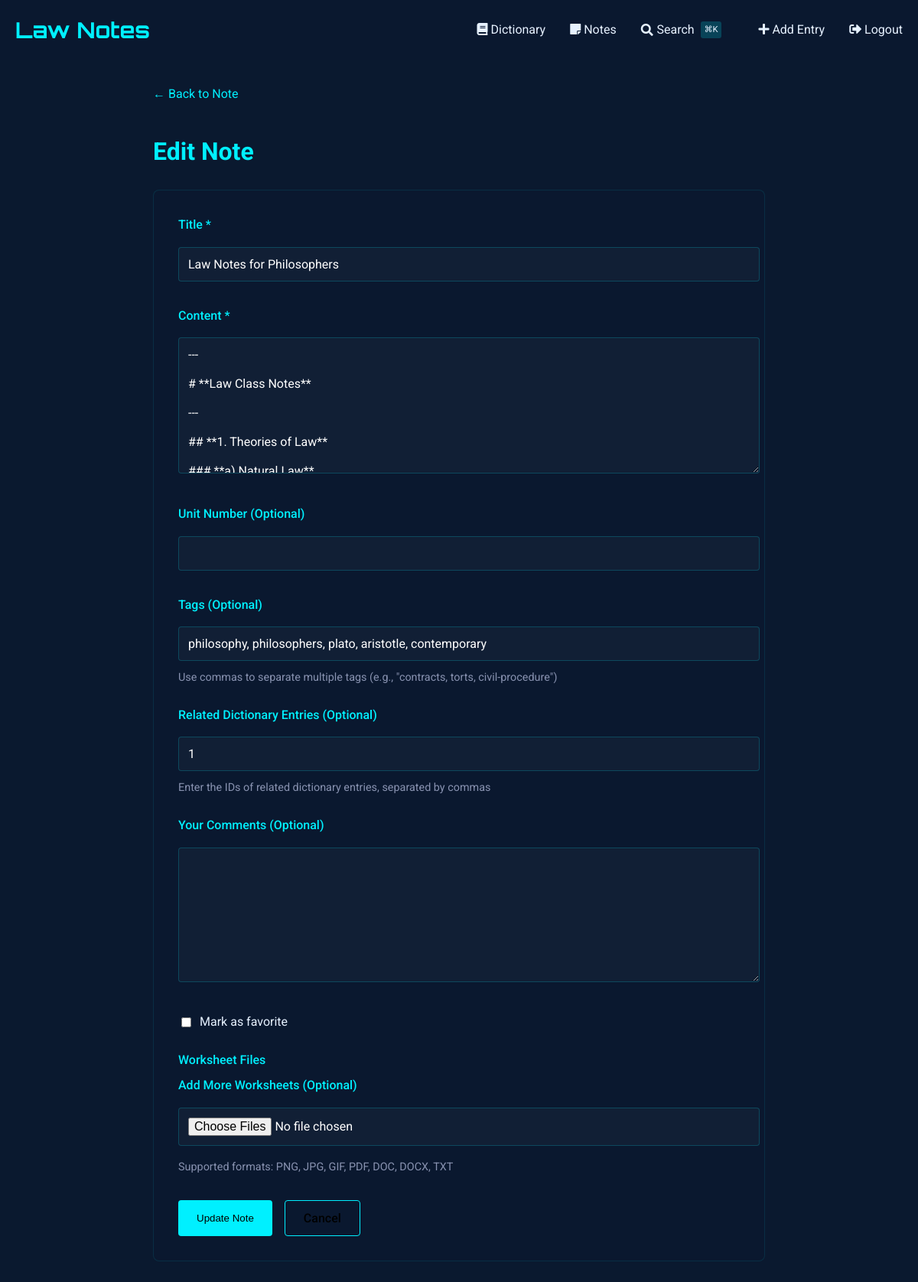
The app's page /notes/edit/30 (signed in), older data.
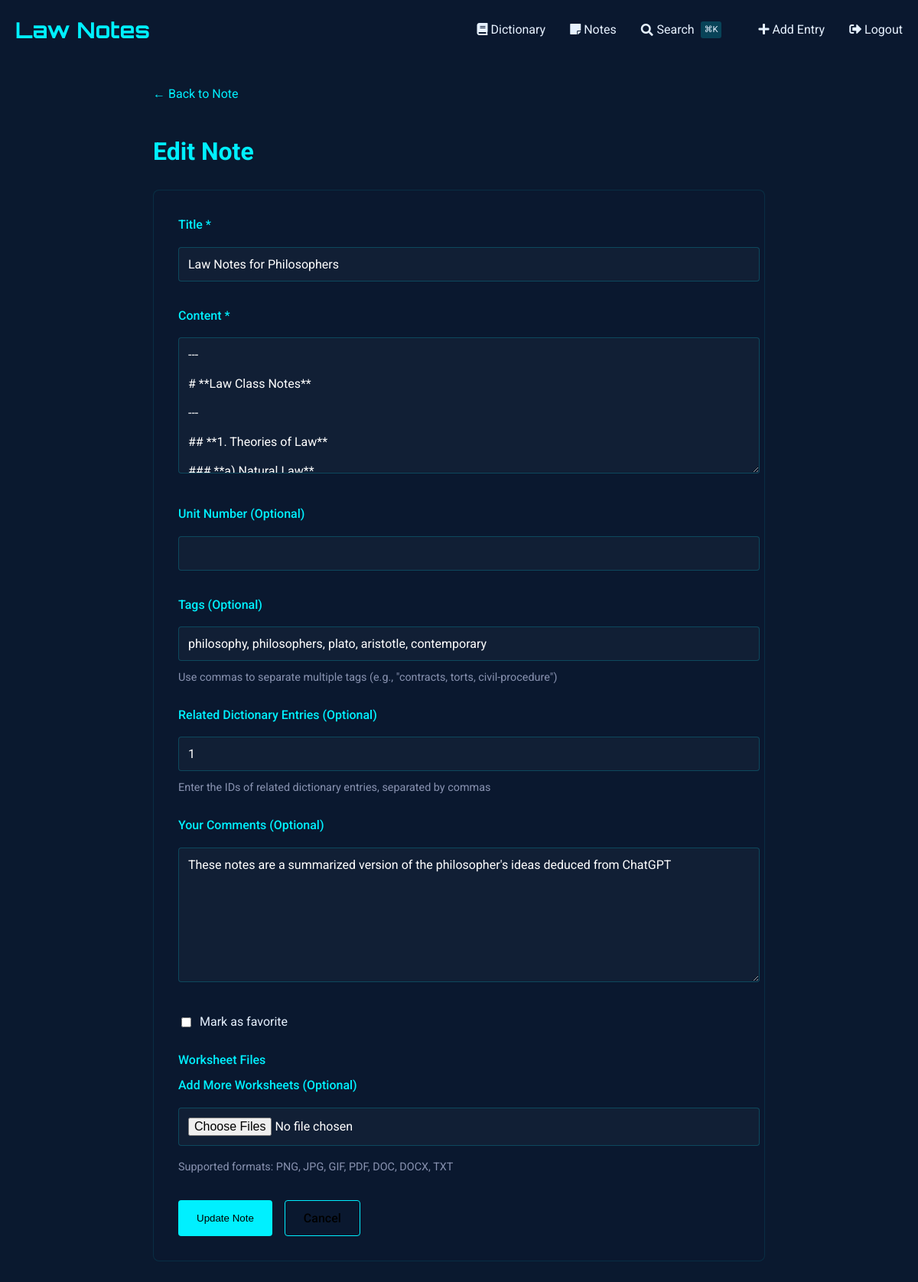
The same page, newer data.
### tables this page shows
CREATE TABLE notes (
    id INTEGER PRIMARY KEY AUTOINCREMENT,
    title TEXT NOT NULL,                -- short title for the note
    content TEXT NOT NULL,              -- the full note text
    unit_number INTEGER,                -- optional: to group with course units
    tags TEXT,                          -- comma-separated or JSON for filtering/search
    related_entries TEXT,               -- store glossary ids (e.g., "1,4,5") for cross-linking
    created_at TIMESTAMP DEFAULT CURRENT_TIMESTAMP,
    last_updated TIMESTAMP DEFAULT CURRENT_TIMESTAMP,
    views INTEGER DEFAULT 0,            -- track popularity
    is_favorite BOOLEAN DEFAULT 0,      -- quick flag for starred notes
    comments TEXT                       -- optional: your own thoughts or annotations
, has_worksheet BOOLEAN DEFAULT 0);

### notes_routes.py (the view, shortened to what this page needs)
@notes_bp.route('/edit/<int:note_id>', methods=['GET', 'POST'])
def edit_note(note_id):
    if not session.get("name"):
        return redirect("/auth/login")
    db = SQL("sqlite:///notes.db")
    note = db.execute("SELECT * FROM notes WHERE id = :id", id=note_id)
    if not note:
        abort(404)
    note = note[0]
    worksheet_images = get_worksheet_images(note_id)
    note['worksheet_images'] = worksheet_images
    return render_template('notes/edit.html', note=note)

### notes_routes.py (called while the page is built)
def get_worksheet_images(note_id):
    db = SQL("sqlite:///notes.db")
    return db.execute("""
        SELECT id, filename, original_filename,
               strftime('%Y-%m-%d %H:%M', upload_date) as upload_date
        FROM worksheet_images
        WHERE note_id = :note_id
        ORDER BY upload_date DESC
    """, note_id=note_id)

### sql.py (called while the page is built)
def _enable_logging(f):
    import logging
    import functools
    import os
    @functools.wraps(f)
    def decorator(*args, **kwargs):
        try:
            import flask
        except ModuleNotFoundError:
            return f(*args, **kwargs)
        disabled = logging.getLogger("cs50").disabled
        if flask.current_app and os.getenv("FLASK_ENV") == "development":
            logging.getLogger("cs50").disabled = False
        try:
            return f(*args, **kwargs)
        finally:
            logging.getLogger("cs50").disabled = disabled
    return decorator

    def __del__(self):
        self._disconnect()

    def _disconnect(self):
        if hasattr(_data, self._name()):
            getattr(_data, self._name()).close()
            delattr(_data, self._name())

    def _name(self):
        return str(hash(self))

### templates/notes/edit.html (shortened to what the changed rows need)
{% extends "notes/base.html" %}
{% block content %}
<div class="container" style="max-width: 800px; margin: 0 auto;">
    <div style="margin-bottom: 2rem;">
        <h1 style="color: var(--primary); margin-bottom: 1.5rem;">
            Edit Note
        </h1>
        <div class="card" style="background: rgba(10, 25, 47, 0.7); padding: 2rem;">
            <form method="POST" action="{{ url_for('notes.edit_note', note_id=note.id) }}" enctype="multipart/form-data">
                <div class="form-group">
                    <label for="title" class="form-label">Title *</label>
                    <input type="text" id="title" name="title" class="form-control"
                           value="{{ note.title }}" required>
                </div>
                <div class="form-group">
                    <label for="content" class="form-label">Content *</label>
                    <textarea id="content" name="content" class="form-control" rows="8" required>{{ note.content }}</textarea>
                </div>
                <div class="form-group">
                    <label for="tags" class="form-label">Tags (Optional)</label>
                    <input type="text" id="tags" name="tags" class="form-control"
                           value="{{ note.tags if note.tags }}" placeholder="comma, separated, tags">
                    <small style="color: #8892b0; font-size: 0.9rem;">
                        Use commas to separate multiple tags (e.g., "contracts, torts, civil-procedure")
                    </small>
                </div>
                <div class="form-group">
                    <label for="related_entries" class="form-label">Related Dictionary Entries (Optional)</label>
                    <input type="text" id="related_entries" name="related_entries" class="form-control"
                           value="{{ note.related_entries if note.related_entries }}" placeholder="1, 5, 12">
                    <small style="color: #8892b0; font-size: 0.9rem;">
                        Enter the IDs of related dictionary entries, separated by commas
                    </small>
                </div>
                <div class="form-group">
                    <label for="comments" class="form-label">Your Comments (Optional)</label>
                    <textarea id="comments" name="comments" class="form-control" rows="3">{{ note.comments if note.comments }}</textarea>
                </div>
                <div class="form-group">
                    <label class="checkbox-label">
                        <input type="checkbox" id="is_favorite" name="is_favorite" value="1"
                               {% if note.is_favorite %}checked{% endif %}>
                        <span>Mark as favorite</span>
                    </label>
                </div>
            </form>
        </div>
    </div>
</div>
{% endblock %}

Row changes from the older to the newer data that the page shows:
changed notes "Law Notes for Philosophers": comments (not shown) → "These notes are a summarized version of the philosopher's ideas deduced from ChatGPT"
